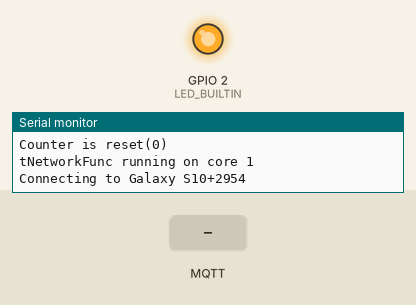
Simulated run of this sketch. Board: ESP32. On the bench: output pins drawn as LEDs (lit = HIGH), the last lines printed to the serial monitor. Dashed ring = blinking. The test bench sets the inputs (shaded band). WiFi joins after 1.5 s; servers stay silent unless stated; no MQTT or app messages arrive unless stated.

Above: at 0.6 s.
At 2.2 s:
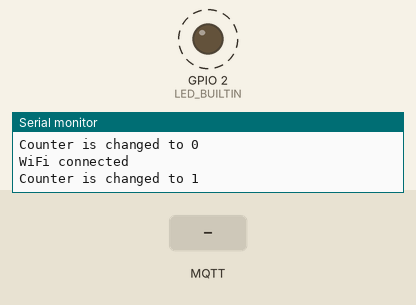
2.3 s: MQTT message "None" arrives on the first subscribed topic
5.3 s: MQTT message "MQTT-Connect" arrives on the first subscribed topic
6.8 s: MQTT message "WiFi-Connect" arrives on the first subscribed topic
At 7.3 s:
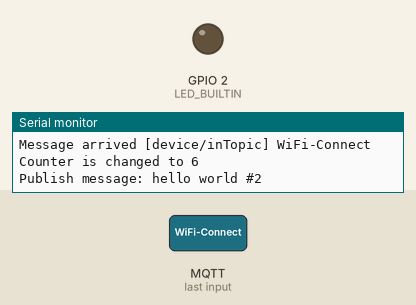
Timing chart, 0 to 9.8 s (numbered marks = the images above; inputs shaded):
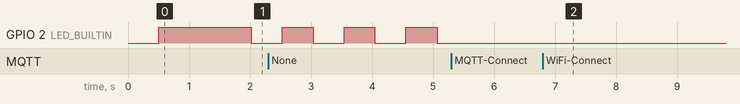

The sketch:

Multi-Tasking.ino
```cpp
#include <WiFi.h>
#include <PubSubClient.h>

// shared variable
TaskHandle_t t0;
TaskHandle_t t1;

const char* ssid = "Galaxy S10+2954";
const char* password = "esti1751";
const char* mqtt_server = "*******"; //can't connecting

#define mqtt_port 1883

WiFiClient espClient;
PubSubClient *client = NULL; // pointer

long lastMsg = 0;
char msg[50];
int value = 0;

long lastReconnectAttempt = 0;
String STATE = "None";

boolean reconnect() {
  if (client->connect("arduinoClient")) {
    Serial.println("MQTT connected");
    client->publish("device/outTopic", "Welcome");
    client->subscribe("device/inTopic");
  }
  return client->connected();
}

void setup_wifi() {
  Serial.println();
  Serial.print("Connecting to ");
  Serial.println(ssid);
  WiFi.begin(ssid, password);
}

void callback(char* topic, byte* payload, unsigned int length) {
  Serial.print("Message arrived [");
  Serial.print(topic);
  Serial.print("] ");
  for (int i = 0; i < length; i++) {
    Serial.print((char)payload[i]);
  }
  Serial.println();
}

void setup() {
  pinMode(LED_BUILTIN, OUTPUT);
  Serial.begin(115200);

  // create a task to control led LED_BUILTIN (core 0)
  xTaskCreatePinnedToCore(
    tLedAndSerialFunc,
    "LedAndSerial",
    10000,
    NULL,
    1,
    &t1,
    0);
  delay(500);

  //create a task to make Network Connection (WiFi&MQTT) (core 1)
  xTaskCreatePinnedToCore(
    tNetworkFunc,
    "Network",
    10000,
    NULL,
    1,
    &t0,
    1);
  delay(500);
}

void loop() {
  // nothing
}

// tNetworkFunc: check WiFi/MQTT Connection for releae events
void tNetworkFunc(void *params) {
  // setup
  Serial.print("tNetworkFunc running on core ");
  Serial.println(xPortGetCoreID());
  setup_wifi();

  // loop
  while (true) {
    if (WiFi.status() != WL_CONNECTED) {
      STATE = "None";
    } else if (WiFi.status() == WL_CONNECTED && STATE == "None") {\

      Serial.println("WiFi connected");
      STATE = "WiFi-Connect";
      client = new PubSubClient(espClient);
      client->setServer(mqtt_server, mqtt_port);
      client->setCallback(callback);
    } else if (WiFi.status() != WL_CONNECTED && STATE == "MQTT-Connect") {

      delete client;
      STATE = "None";
    } else {
      if (!client->connected()) {
        long now = millis();
        if (now - lastReconnectAttempt > 5000) {
          lastReconnectAttempt = now;

          if (reconnect()) {
            lastReconnectAttempt = 0;
          }
        }
        STATE = "WiFi-Connect";
      } else {

        STATE = "MQTT-Connect";
        client->loop();

        long now = millis();
        if (now - lastMsg > 2000) {
          lastMsg = now;
          ++value;
          snprintf (msg, 50, "hello world #%ld", value);
          Serial.print("Publish message: ");
          Serial.println(msg);
          client->publish("device/outTopic", msg);
        }
      }
    }
    delay(10);
  }
}

void tLedAndSerialFunc(void *params) {
  // setup
  Serial.print("tLedAndSerialFunc running on core ");
  Serial.println(xPortGetCoreID());
  unsigned int Counter = 0;
  Serial.println((String)"Counter is reset(" + Counter + ")");
  uint32_t _nextSerial = millis() + 1000;
  uint32_t _nextLED = millis() + 500;

  // loop
  while (true) {
    uint32_t cur = millis();
    if (cur >= _nextSerial) {
      Serial.println((String)"Counter is changed to " + Counter++);
      _nextSerial = cur + 1000;
    }

    if (cur >= _nextLED) {
      if (STATE == "WiFi-Connect") {
        digitalWrite(LED_BUILTIN, !digitalRead(LED_BUILTIN));
      } else if (STATE == "MQTT-Connect") {
        digitalWrite(LED_BUILTIN, LOW);
      } else if (STATE == "None") {
        digitalWrite(LED_BUILTIN, HIGH); // turn off led when STATE = None
      }
      _nextLED = cur + 500;
    }
    delay(10);
  }
}
```

Measured:
- by itself, GPIO 2 (LED_BUILTIN): alternates HIGH for 0.51 s and LOW for 0.51 s
